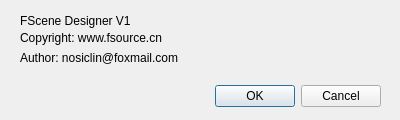
<?xml version="1.0" encoding="UTF-8"?>
<ui version="4.0">
 <class>AboutDialog</class>
 <widget class="QDialog" name="AboutDialog">
  <property name="geometry">
   <rect>
    <x>0</x>
    <y>0</y>
    <width>400</width>
    <height>120</height>
   </rect>
  </property>
  <property name="windowTitle">
   <string>Dialog</string>
  </property>
  <widget class="QDialogButtonBox" name="buttonBox">
   <property name="geometry">
    <rect>
     <x>40</x>
     <y>80</y>
     <width>341</width>
     <height>32</height>
    </rect>
   </property>
   <property name="orientation">
    <enum>Qt::Horizontal</enum>
   </property>
   <property name="standardButtons">
    <set>QDialogButtonBox::Cancel|QDialogButtonBox::Ok</set>
   </property>
  </widget>
  <widget class="QLabel" name="label">
   <property name="geometry">
    <rect>
     <x>20</x>
     <y>10</y>
     <width>111</width>
     <height>21</height>
    </rect>
   </property>
   <property name="text">
    <string>FScene Designer V1.0</string>
   </property>
  </widget>
  <widget class="QLabel" name="label_2">
   <property name="geometry">
    <rect>
     <x>20</x>
     <y>30</y>
     <width>161</width>
     <height>16</height>
    </rect>
   </property>
   <property name="text">
    <string>Copyright: www.fsource.cn</string>
   </property>
  </widget>
  <widget class="QLabel" name="label_3">
   <property name="geometry">
    <rect>
     <x>20</x>
     <y>50</y>
     <width>181</width>
     <height>16</height>
    </rect>
   </property>
   <property name="text">
    <string>Author: nosiclin@foxmail.com</string>
   </property>
  </widget>
 </widget>
 <resources/>
 <connections>
  <connection>
   <sender>buttonBox</sender>
   <signal>accepted()</signal>
   <receiver>AboutDialog</receiver>
   <slot>accept()</slot>
   <hints>
    <hint type="sourcelabel">
     <x>248</x>
     <y>254</y>
    </hint>
    <hint type="destinationlabel">
     <x>157</x>
     <y>274</y>
    </hint>
   </hints>
  </connection>
  <connection>
   <sender>buttonBox</sender>
   <signal>rejected()</signal>
   <receiver>AboutDialog</receiver>
   <slot>reject()</slot>
   <hints>
    <hint type="sourcelabel">
     <x>316</x>
     <y>260</y>
    </hint>
    <hint type="destinationlabel">
     <x>286</x>
     <y>274</y>
    </hint>
   </hints>
  </connection>
 </connections>
</ui>
